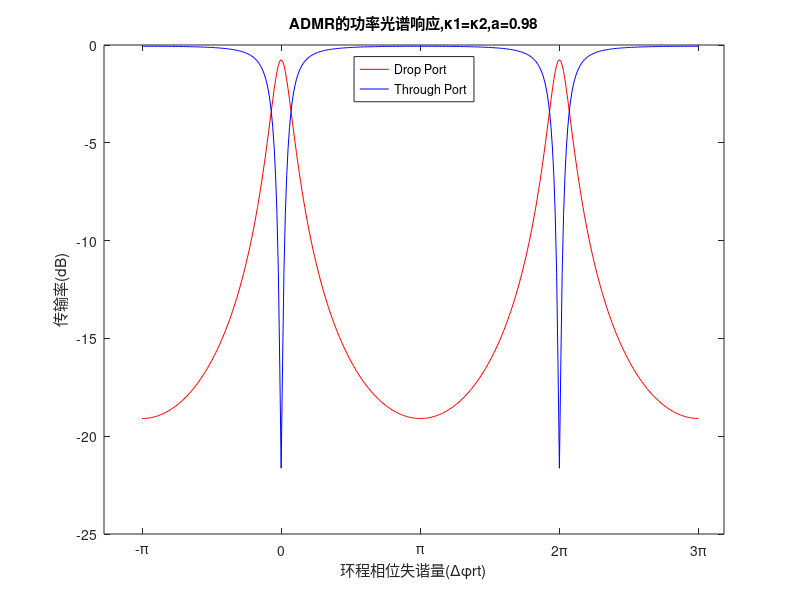

The MATLAB script that drew this image:
% Power spectral response of ADMR, simulated on Matlab
% Source code by Nuo Chen
% 2020/9/30

clear all;
close all;

phase_rt = (-pi:pi/100:3*pi);                                               % 遍历环程相移

% coupler 1 
k1 = sqrt(0.2);                                                             % 定义耦合系数k1
t1 = sqrt(1-(k1)^2);                                                        % 耦合无损耗情况下，定义传输系数t1
M1 = [t1,-1i*k1; -1i*k1,t1];                                                % 传输矩阵

% ring
R = 8*1e-6;                                                                 % 定义环腔半径
L_rt = 2*pi*R;                                                              % 求环程长度
a = 0.98;                                                                   % 环程透过系数a

% coupler 2
k2 = sqrt(0.2);                                                             % 定义耦合系数k2
t2 = sqrt(1-(k2)^2);                                                        % 耦合无损耗情况下，定义传输系数t2

% coupler 2 for critical coulping
% t2 = t1/a;                                                                  % 定义耦合系数k2,临界耦合条件下
% k2 = sqrt(1-(k1)^2);                                                        % 耦合无损耗情况下，定义传输系数t2

% response
Through = zeros(1,length(phase_rt));                                        % 直通端矩阵
Drop = zeros(1,length(phase_rt));                                           % 下载端矩阵


for ii = 1:length(phase_rt)

    Ht = (t1-t2*a*exp(-1i*phase_rt(ii)))/(1-t1*t2*a*exp(-1i*phase_rt(ii))); %传递函数
    Hd = -(k1*k2*sqrt(a)*exp(-1i*phase_rt(ii)/2))/(1-t1*t2*a*exp(-1i*phase_rt(ii)));    

    Tt = (abs(Ht))^2;                                                       % 功率光谱响应
    Td = (abs(Hd))^2;
                                                                            % 总传输矩阵
    Through(ii) = Tt;
    Drop(ii) = Td;
end

figure(1);                                                                  % 绘图
box on;

plot(phase_rt,10*log10(Drop),'r');

hold on;

plot(phase_rt,10*log10(Through),'b');

set(gca,'XTick',(-pi:pi:3*pi));                                              % 设置x坐标
set(gca,'XtickLabel',{'-π','0','π','2π','3π'});
xlabel('环程相位失谐量(Δφrt)');

set(gca,'YTick',[-30,-25,-20,-15,-10,-5,0,]);                               % 设置y坐标
set(gca,'YtickLabel',{'-30','-25','-20','-15','-10','-5','0'});
ylabel('传输率(dB)');

title('ADMR的功率光谱响应,κ1=κ2,a=0.98');                                    % 设置图表名称
legend({'Drop Port','Through Port'},'location','north');                    % 设置图例

